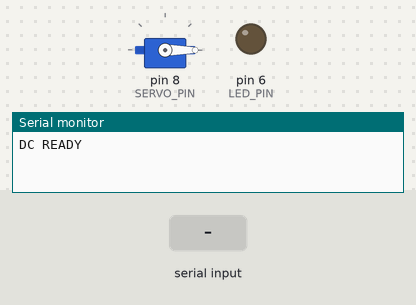
The sketch below on a simulated Arduino Uno, built with avr-gcc and run on an emulated ATmega328P. Parts: servo, output pins drawn as LEDs (lit = HIGH), the last lines printed to the serial monitor. Inputs (shaded band) come from the test bench.

Above: at 1.5 s.
1.6 s: "ALLARME,1\n" received over the second serial link
At 2.72 s:
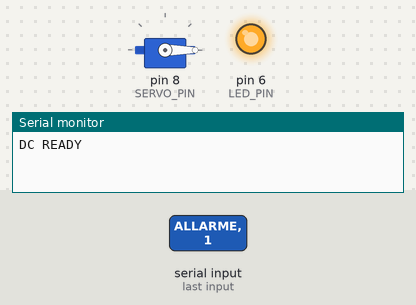
At 4.0 s:
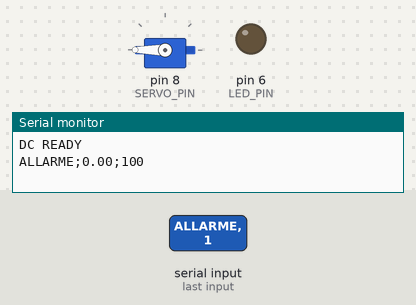
4.3 s: "ALLARME,150\n" received over the second serial link
At 5.42 s:
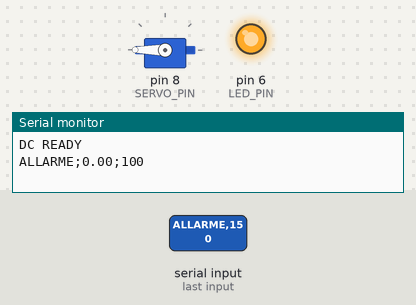
Timing chart, 0 to 7.3 s (numbered marks = the images above; inputs shaded):
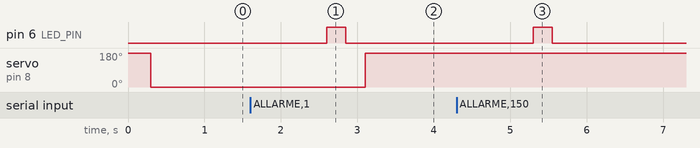

Measured:
- after the input at 1.6 s, pin 6 (LED_PIN): LOW → HIGH after 1.0 s, → LOW 0.25 s later; servo on pin 8 (SERVO_PIN): 0° → 180° after 1.5 s
- after the input at 4.3 s, pin 6 (LED_PIN): LOW → HIGH after 1.0 s, → LOW 0.25 s later

The sketch:

damcontroller.ino
```cpp
#include <Servo.h>
#include "damcontroller.h"
#include <SoftwareSerial.h>

Servo myServo;
SoftwareSerial mySerial(3, 2);
float value;
bool flagManual;

void setup() {
  Serial.begin(115200);
  while (!Serial) {};
  mySerial.begin(9600);
  Serial.println("DC READY");
  pinMode(LED_PIN, OUTPUT);
  myServo.attach(SERVO_PIN);
  myServo.write(180);
  delay(300);
  myServo.write(0);

}


void loop() {

  while (mySerial.available() > 0) {
    String line = mySerial.readString();

    if (line.indexOf("START") >= 0) {
      flagManual = false;
    }
    else if (line.indexOf("STOP") >= 0) {
      flagManual = true;
    }
    else if (line.indexOf("ALLARME") >= 0 ) {
      value = getValueFromSerial(line);
      blinking();
      int rotation = map(getPercentageP(value), 0, 100, 0, 180);
      if (!flagManual)
        myServo.write(rotation);
      //String data = "ALLARME;Rotation: " + String(rotation) + "\tValue: " + String(value) + "\tPercentage:" + String(getPercentageP(value) ;
      String data = "ALLARME;" + String(value) + ";" + String(getPercentageP(value)) ;

      Serial.println(data);

    }
    else if (line.indexOf("MANUAL") >= 0  && flagManual) {
      digitalWrite(LED_PIN, HIGH);
      value = getValueFromSerial(line);
      int rotation = map(getPercentageP(value), 0, 100, 0, 180);
      myServo.write(rotation);
    }
    else {
      Serial.println(line);
    }

  }


}


float getValueFromSerial(String line) {
  char *str;
  char *s;
  line.toCharArray(str, line.length() + 1); // 0:status ; 1:value
  int index = 0;
  while ((s = strtok_r(str, "; ", &str)) != NULL) { // delimiter is the semicolon
    if (index == 1)
      return atof(s);
    else
      index++;
  }
}


void blinking() {
  digitalWrite(LED_PIN, HIGH);
  delay(250);
  digitalWrite(LED_PIN, LOW);
  delay(250);
}


int getPercentageP(float D) {
  if (D > D2)
    return 0;
  if (D > D2 - DeltaD && D <= D2)
    return 20;
  if (D > D2 - (2 * DeltaD) && D <= D2 - DeltaD)
    return 40;
  if (D > D2 - (3 * DeltaD) && D <= D2 - (2 * DeltaD))
    return 60;
  if (D > D2 - (4 * DeltaD) && D <= D2 - (3 * DeltaD))
    return 80;
  if (D <= D2 * (4 * DeltaD))
    return 100;
}
```

damcontroller.h
```cpp
#define SERVO_PIN 8
#define LED_PIN 6


#define D1 100  //100
#define D2 40  //40
#define DeltaD 4
```
